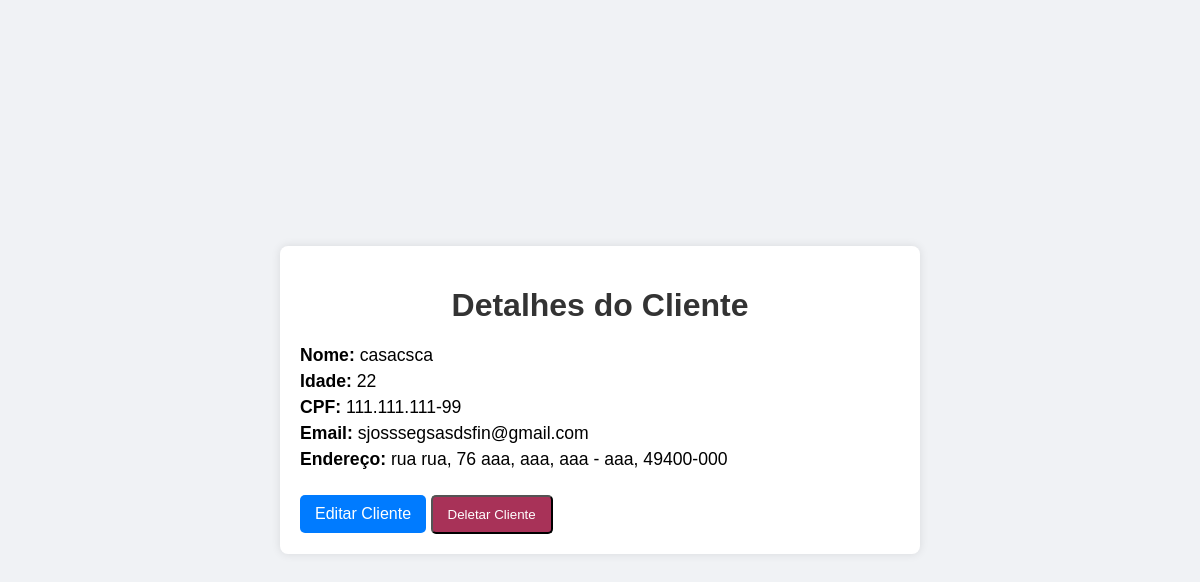
/detalhes-cliente/1, run on the app's committed database.
### models/models.py (models this page shows, shortened)
class Cliente(db.Model):
    id = db.Column(db.Integer, primary_key=True)
    nome = db.Column(db.String(100), nullable=False)
    idade = db.Column(db.Integer, nullable=False)
    cpf = db.Column(db.String(14), unique=True, nullable=False)
    email = db.Column(db.String(120), unique=True, nullable=False)
    rua = db.Column(db.String(100), nullable=False)
    numero = db.Column(db.String(10), nullable=False)
    complemento = db.Column(db.String(50), nullable=True)
    bairro = db.Column(db.String(50), nullable=False)
    cidade = db.Column(db.String(50), nullable=False)
    estado = db.Column(db.String(2), nullable=False)
    cep = db.Column(db.String(10), nullable=False)

### app.py (the view)
@app.route('/detalhes-cliente/<int:id>', methods=['GET'])
def view_cliente(id):
    cliente = Cliente.query.get(id)
    if not cliente:
        flash("Cliente não encontrado.", "error")
        return redirect(url_for('get_clientes'))
    return render_template('detalhes_cliente.html', cliente=cliente)

### templates/detalhes_cliente.html (shortened to what this page needs)
<!DOCTYPE html>
<html lang="pt-BR">
<head>
</head>
<body>
    <div class="container">
        <h1>Detalhes do Cliente</h1>
        <p><strong>Nome:</strong> {{ cliente.nome }}</p>
        <p><strong>Idade:</strong> {{ cliente.idade }}</p>
        <p><strong>CPF:</strong> {{ cliente.cpf }}</p>
        <p><strong>Email:</strong> {{ cliente.email }}</p>
        <p><strong>Endereço:</strong> {{ cliente.rua }}, {{ cliente.numero }} {{ cliente.complemento }}, {{ cliente.bairro }}, {{ cliente.cidade }} - {{ cliente.estado }}, {{ cliente.cep }}</p>
        <a href="{{ url_for('update_cliente', id=cliente.id) }}" class="btn-edit">Editar Cliente</a>
        <form method="post" action="{{ url_for('deletar_cliente', id=cliente.id) }}" style="display:inline;">
            <button type="submit" class="btn-delete" onclick="return confirm('Tem certeza de que deseja deletar este cliente?')">Deletar Cliente</button>
        </form>
    </div>
</body>
</html>

### templates/detalhes_cliente.html (style rules this page uses)
body { font-family: Arial, sans-serif; background-color: #f0f2f5; display: flex; justify-content: center; align-items: center; height: 100vh; margin: 0; }
.container { width: 50%; background-color: #fff; padding: 20px; box-shadow: 0px 0px 10px rgba(0, 0, 0, 0.1); border-radius: 8px; }
h1 { text-align: center; color: #333; }
p { font-size: 1.1em; margin: 5px 0; }
.btn-edit { display: inline-block; padding: 10px 15px; margin-top: 20px; background-color: #007bff; color: white; text-align: center; border-radius: 5px; text-decoration: none; }
.btn-delete { display: inline-block; padding: 10px 15px; margin-top: 20px; background-color: #a83258; color: white; text-align: center; border-radius: 5px; text-decoration: none; }

### data on the page
Cliente: nome "casacsca", idade "22", cpf "111.111.111-99", email "sjosssegsasdsfin@gmail.com", rua "rua rua", numero "76", complemento "aaa", bairro "aaa", cidade "aaa", estado "aaa", cep "49400-000"
